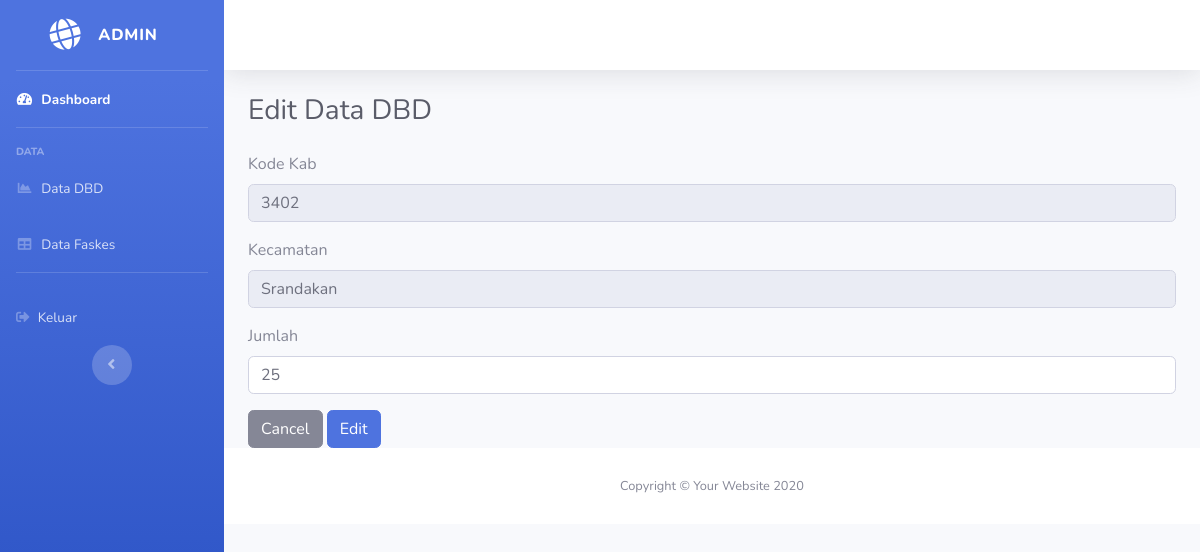
Screenshot of /admin/edit_dbd/3402010 with the database file from the repository.
### tables this page shows
CREATE TABLE `data_dbd` (
  `id_kec` int(11) NOT NULL,
  `kecamatan` varchar(150) NOT NULL,
  `kode_kab` int(11) NOT NULL,
  `jumlah` int(11) NOT NULL
);

### application/controllers/Admin.php (called while the page is built, shortened)
<?php
class Admin extends CI_Controller
{
  public function edit_dbd($id_kec)
  {
    $data['head'] = 'Edit Data DBD';
    $data['user'] = $this->db->get_where('user', ['email' => $this->session->userdata('email')])->row_array();
    $data['dbd'] = $this->db->get_where('data_dbd', ['id_kec' => $id_kec])->row_array();
    $this->form_validation->set_rules('kode_kab', 'Kode Kab', 'required|trim');
    $this->form_validation->set_rules('kecamatan', 'Kecamatan', 'required|trim');
    $this->form_validation->set_rules('jumlah', 'Jumlah', 'required|trim');
    if ($this->form_validation->run() == false) {
      $this->load->view('templates/headerad', $data);
      $this->load->view('templates/sidebarad', $data);
      $this->load->view('templates/topbarad', $data);
      $this->load->view('admin/edit_dbd', $data);
      $this->load->view('templates/footerad');
    }
  }
}

### index.php (called while the page is built, shortened)
<?php
require_once BASEPATH.'core/CodeIgniter.php';

### application/views/admin/edit_dbd.php (the view, shortened to what this page needs)
<div class="container-fluid">
  <h1 class="h3 mb-4 text-gray-800">
    <?= $head; ?>
  </h1>
  <form action="" method="post">
    <form>
      <div class="form-group">
        <label for="kode_kab">Kode Kab</label>
        <input type="text" class="form-control" id="kode_kab" name="kode_kab" value="<?= $dbd['kode_kab']; ?>" readonly>
      </div>
      <div class="form-group">
        <label for="kecamatan">Kecamatan</label>
        <input type="text" class="form-control" id="kecamatan" name="kecamatan" value="<?= $dbd['kecamatan']; ?>" readonly>
      </div>
      <div class="form-group">
        <label for="jumlah">Jumlah</label>
        <input type="text" class="form-control" id="jumlah" name="jumlah" value="<?= $dbd['jumlah']; ?>">
      </div>
      <button type="button" class="btn btn-secondary">Cancel</button>
      <button type="submit" name="edit_dbd" class="btn btn-primary">Edit</button>
    </form>
</div>

### rows the page displays
data_dbd: kode_kab "3402", kecamatan "Srandakan", jumlah "25"

### other values shown
$head "Edit Data DBD"
